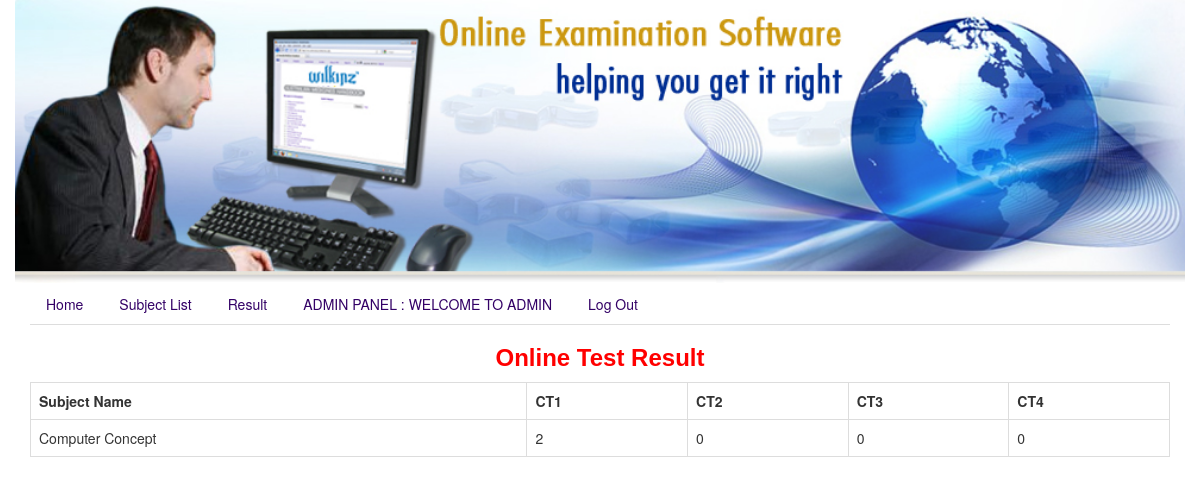
The page /onlineexam/result.php (signed in) on the database its author committed.
### tables this page shows
CREATE TABLE `result` (
  `id` int(11) NOT NULL,
  `sid` int(11) NOT NULL,
  `sub` varchar(200) NOT NULL,
  `ct1` float NOT NULL,
  `ct2` float NOT NULL,
  `ct3` float NOT NULL,
  `ct4` float NOT NULL,
  `mid` float NOT NULL,
  `final` float NOT NULL,
  `ass1` float NOT NULL,
  `ass2` float NOT NULL,
  `attendance` float NOT NULL,
  `total` float NOT NULL,
  `cgpa` float NOT NULL,
  `datetime` datetime NOT NULL
);

### onlineexam/result.php (the view)
<?php
include("header.php");
include("database.php");
?>
<?php
extract($_SESSION);
$sql = "select * from result where sid='$LOGIN_ID'";
$result = $conn->query($sql);
if ($result->num_rows > 0) {
    ?>
    <h1 class=head1>Online Test Result </h1>
    <table class="table table-responsive table-bordered">
        <tr>
            <th>Subject Name </th>
            <th>CT1 </th>
            <th>CT2 </th>
            <th>CT3 </th>
            <th>CT4 </th>
        </tr>
        <?php while ($row = $result->fetch_assoc()) { ?>
            <tr>
                <td><?= $row['sub']; ?> </td>
                <td>
                    <?php
                    if ($row['ct1'] == -1)
                        echo 'Not take exam';
                    else
                        echo $row['ct1'];
                    ?>
                </td>
                <td>
                    <?php
                    if ($row['ct2'] == -1)
                        echo 'Not take exam';
                    else
                        echo $row['ct2'];
                    ?>
                </td>
                <td>
                    <?php
                    if ($row['ct3'] == -1)
                        echo 'Not take exam';
                    else
                        echo $row['ct3'];
                    ?>
                </td>
                <td>
                    <?php
                    if ($row['ct4'] == -1)
                        echo 'Not take exam';
                    else
                        echo $row['ct4'];
                    ?>
                </td>
            </tr>
            <?php
        }
        echo "</table>";
    }
    ?>
</body>
</html>

### onlineexam/quiz.css (style rules this page uses)
body { margin-left: 0px; margin-top: 0px; }
.head1 { font-family: Arial, Helvetica, sans-serif; font-size: 24px; color: #FF0000; text-align: center; font-weight: bold; }

### rows shown on the page
result: sub "Computer Concept", ct1 "2", ct2 "0", ct3 "0", ct4 "0"

### other values the page prints
$LOGIN_TYPE "ADMIN"
$LOGIN_NAME "ADMIN"
